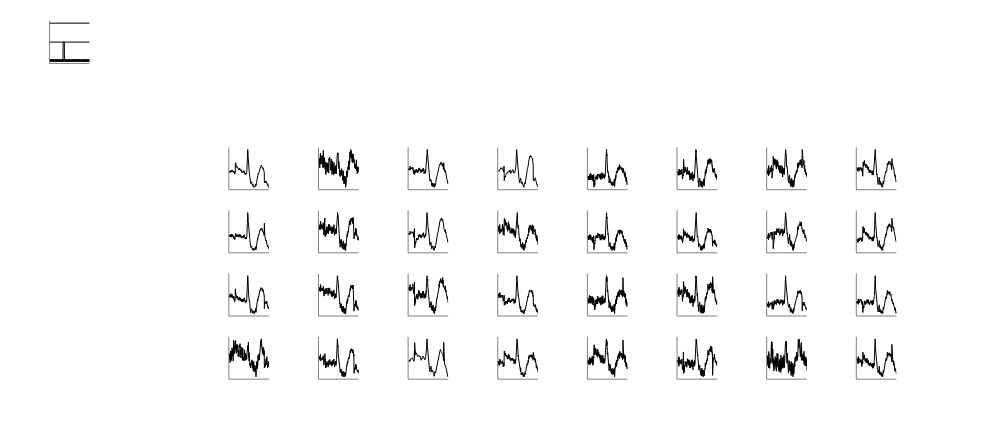

Notebook code for this chart:
### Code cell
ec_xmin = channel_df.site_ctr_x.min()
ec_xmax = channel_df.site_ctr_x.max()
ec_ymin = channel_df.site_ctr_y.min()
ec_ymax = channel_df.site_ctr_y.max()

for i, r in channel_df.iterrows():
    channel_df.at[i, 'plot_row'] = r.site_ctr_x / 10
    channel_df.at[i, 'plot_col'] = r.site_ctr_y / 10
    
n_rows = int(channel_df.plot_row.max()) + 1
n_cols = int(channel_df.plot_col.max()) + 1

x_offset = 0.05
y_offset = 0.05
x_spacing = 0.05
y_spacing = 0.05

x_width = (1 - 2 * x_offset - (n_cols * x_spacing)) / n_cols
y_height = (1 - 2 * y_offset - (n_rows * y_spacing)) / n_rows

x_domains = {}
y_domains = {}

for row_i in range(n_rows):
    x_domains[row_i+1] = []
    y_domains[row_i+1] = []
    
    for col_j in range(n_cols):
        x0 = x_offset + col_j * (x_spacing + x_width)
        x_domains[row_i+1].append([x0, x0 + x_width])
        
        y0 = 1 - y_offset - row_i * (y_spacing + y_height) - y_height
        y_domains[row_i+1].append([y0, y0+y_height])
        
fig = utils.make_figure(
    width=2, height=2,
    x_domains=x_domains,
    y_domains=y_domains,
)

for i, r in channel_df.iterrows():
    pos = dict(row=int(r.plot_row+1), col=int(r.plot_col+1))
    y = all_vep_data[i]
    
    fig.add_scatter(y=y, mode='lines', line=dict(color='black', width=1),
                    showlegend=False, **pos)
    
fig.show()
